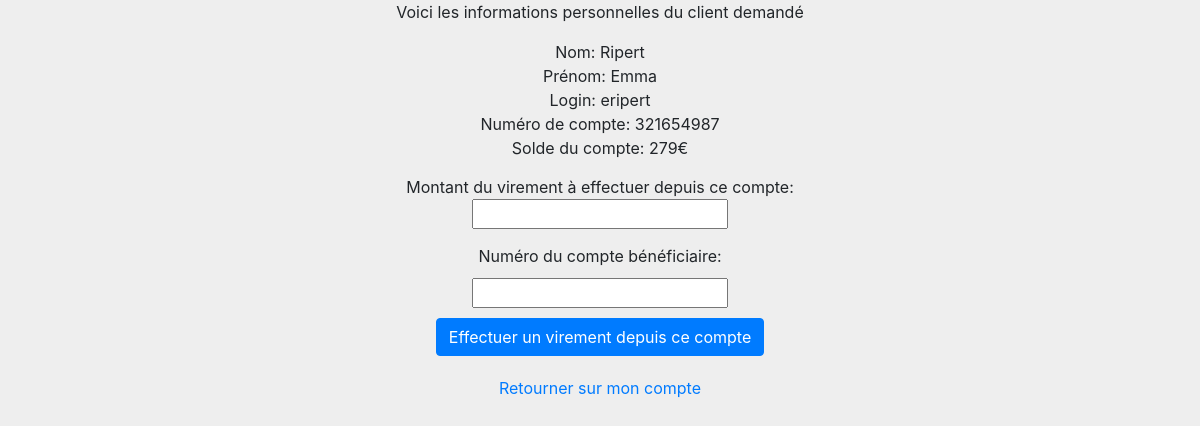
The page /Devoir2/fiche_client_virement.php?client=Ripert (signed in) on the database its author committed.
### tables this page shows
CREATE TABLE IF NOT EXISTS `users` (
  `id_user` int(11) NOT NULL AUTO_INCREMENT,
  `login` varchar(255) NOT NULL,
  `mot_de_passe` varchar(255) NOT NULL,
  `profil_user` varchar(255) NOT NULL,
  `nom` varchar(255) NOT NULL,
  `prenom` varchar(255) NOT NULL,
  `numero_compte` int(12) NOT NULL,
  `solde_compte` int(11) NOT NULL,
  PRIMARY KEY (`id_user`)
);

### Devoir2/fiche_client_virement.php (the view, shortened to what this page needs)
<?php
$now = time();
if ($now > $_SESSION['expire']) {
            session_destroy();
            echo "Votre session à expiré <a href='index.php'>reconnectez vous ici</a>";
        }
else if (isset($_SESSION["connected_user"]) && ($_SESSION["connected_user"]["profil_user"]=='EMPLOYE'))
{
	?>
	<p>Voici les informations personnelles du client demandé</p>
	<?php
	$client=$_REQUEST['client'];
	if(ctype_alnum($client)){
		$mysqli=mysqli_connect(DB_HOST, DB_USER, DB_PASSWD,DB_NAME);
		if ($mysqli->connect_error) {
			echo 'Erreur connection BDD (' . $mysqli->connect_errno . ') '. $mysqli->connect_error;
		}
		else {
			$req="SELECT * FROM users WHERE nom='$client'";
			if (!$result = $mysqli->query($req)) {
				echo 'Erreur requête BDD ['.$req.'] (' . $mysqli->errno . ') '. $mysqli->error;
			}
			else{
				$result=$mysqli->query($req);
			}
			$users=$result->fetch_assoc();
			?>
			<div class="text-center">
			<?php
			echo('Nom: ');
			echo($users['nom']);
			echo('Prénom: ');
			echo($users['prenom']);
			echo('Login: ');
			echo($users['login']);
			echo('Numéro de compte: ');
			echo($users['numero_compte']);
			echo('Solde du compte: ');
			echo($users['solde_compte']."€");
		}
		?>
		<!doctype html>
		<html lang="fr">
		<head>
			<link rel="stylesheet" type="text/css" media="all"  href="css/mystyle.css" />
			<link rel="stylesheet" href="https://stackpath.bootstrapcdn.com/bootstrap/4.4.1/css/bootstrap.min.css">
		</head>
		<body>
			<form method='POST' action='virement.php'>
				<p class="special">Montant du virement à effectuer depuis ce compte:</p>
				<input type='text' name='montant' />
				<p class="special">Numéro du compte bénéficiaire: </p>
				<input class="form-field" type='text' name='num_cpte_benef' />
				<button class="btn btn-primary">Effectuer un virement depuis ce compte</button>
			</form>
			</div>
			<a href="vue_compte.php">Retourner sur mon compte</a>
			<?php
		}
		else
		{
			?>
			<p>Vous n'êtes pas autorisé à faire ça, veuillez quitter cette page</p>
			<a href="index.php">Se connecter</a>
			<a href="vue_compte.php">Revenir à mon compte</a>
			<?php
		}
}
?>

### Devoir2/css/mystyle.css (style rules this page uses)
body { text-align: center; background: #eee; background: -webkit-linear-gradient(right, #eee, #eee); background: -moz-linear-gradient(right, #stylesheet, #eee); background: -o-linear-gradient(right, #eee, #eee); background: linear-gradient(to left, #eee, #eee); }
.form-field, .form-fiche-client { display: block; margin-top: 10px; margin-bottom: 10px; margin-left: auto; margin-right: auto; }
p, h1, h2, a, .field, .fieldset { text-align: center; margin-top: 20px; margin-bottom: 20px; display: block; }
input { margin-bottom: 20px; }
.special { margin-bottom: 0; margin-top: 15px; }

### rows shown on the page
users: nom "Ripert", prenom "Emma", login "eripert", numero_compte "321654987", solde_compte "279"
